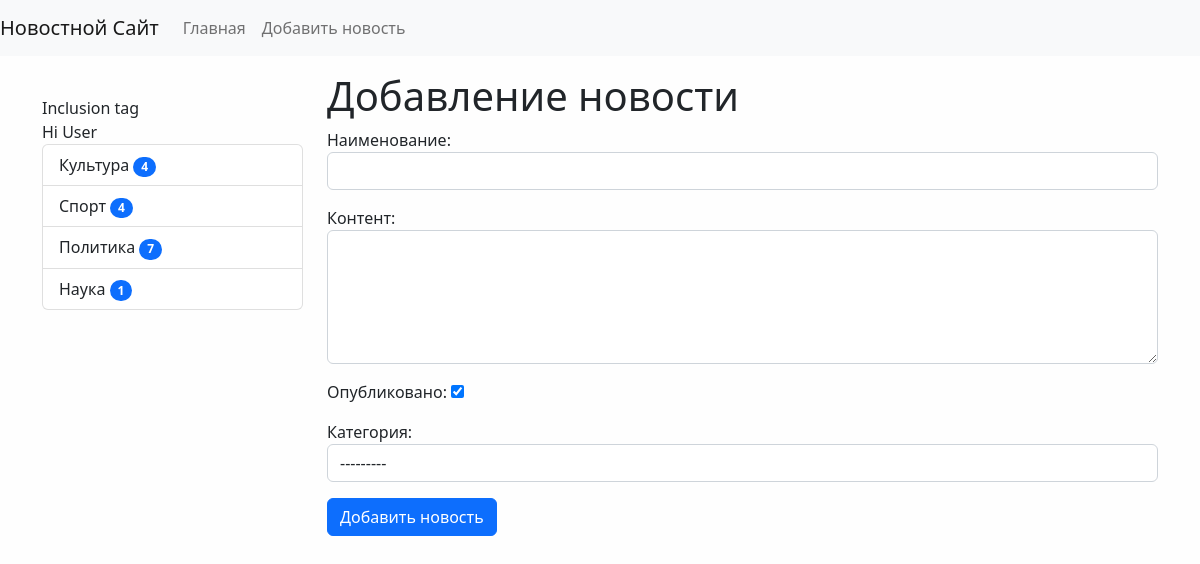
The page /news/add_news/ (signed in) on the database its author committed.
### news/models.py (models this page shows)
class Category(models.Model):
    title = models.CharField(max_length=150, db_index=True, verbose_name='Наименование категории')
    def get_absolute_url(self):
        return reverse('category', kwargs={'category_id': self.pk})
    def __str__(self):
        return self.title
    class Meta:
        verbose_name = 'Категория'
        verbose_name_plural = 'Категории'
        ordering = ['title']

### news/views.py (the view)
# urls.py: path('news/add_news/', CreateNews.as_view(), name='add_news'),
class CreateNews(LoginRequiredMixin, CreateView):
    form_class = NewsForm
    template_name = 'news/add_news.html'
    raise_exception = True

### news/forms.py (shortened to what this page needs)
class NewsForm(forms.ModelForm):
    class Meta:
        model = News
        fields = ['title', 'content', 'is_published', 'category']
        widgets = {
            'title': forms.TextInput(attrs={'class': 'form-control'}),
            'content': forms.Textarea(attrs={'class': 'form-control', 'rows': 5}),
            'category': forms.Select(attrs={'class': 'form-control'}),
        }

### news/templatetags/news_tags.py (called while the page is built)
@register.inclusion_tag('news/list_categories.html')
def show_categories(arg1='Hello', arg2='world'):
    categories = Category.objects.annotate(cnt=Count('news')).filter(cnt__gt=0)
    return {"categories": categories, 'arg1': arg1, 'arg2': arg2}

### news/templates/news/add_news.html (shortened to what this page needs)
{% extends 'base.html' %}
{% block sidebar %}
    {% include 'inc/_sidebar.html' %}
{% endblock %}
{% block content %}
    <h1>Добавление новости</h1>
<form action="{% url 'add_news'%}" method="post">
    {{ form.as_p }}
    <button type="submit" class="btn btn-primary btn-block">Добавить новость</button>
</form>
{% endblock %}

### news/templates/news/list_categories.html
<div class="list-group">
  {{arg1}} {{arg2}}
  {% for item in categories %}
    <a href="{{ item.get_absolute_url }}" class="list-group-item list-group-item-action">{{ item.title }} <span class="badge bg-primary rounded-pill">{{item.cnt}}</span></a>
  {% endfor %}
</div>

### mysite/static/css/style.css (style rules this page uses)
body { background-color: #fefefe; }

### rows shown on the page
Category: title "Культура", cnt "4"
Category: title "Спорт", cnt "4"
Category: title "Политика", cnt "7"
Category: title "Наука", cnt "1"

### other values the page prints
{{ arg1 }} "Hi"
{{ arg2 }} "User"
